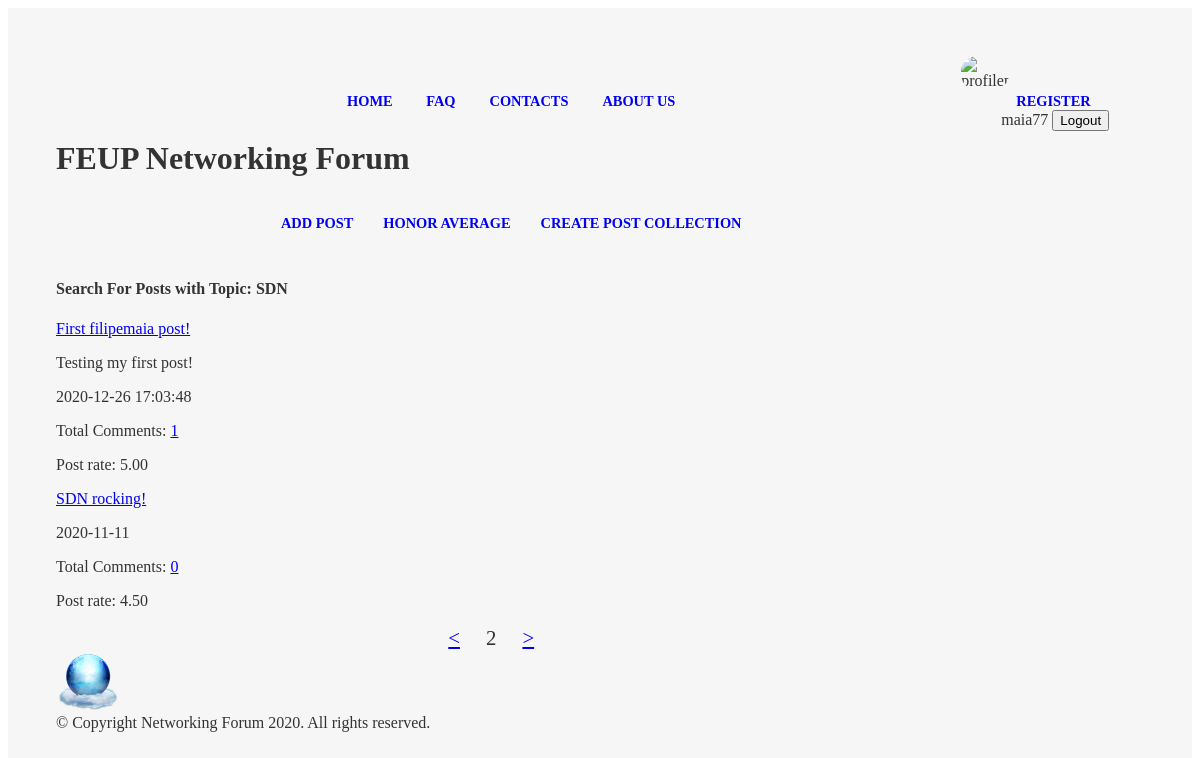
Page /php/list_by_topic.php?topic=SDN&page=2 (signed in) on the committed database.
### tables this page shows
CREATE TABLE forumpost (
    postid integer PRIMARY KEY AUTOINCREMENT,
    posttitle text NOT NULL,
    content text CHECK(LENGTH(content)>= 0 AND LENGTH(content)<20000),
    username text REFERENCES user, 
    published INTEGER, 
    topic text REFERENCES topic, 
    postrate integer CHECK(postrate>=0 AND postrate <=5)
    );

### php/list_by_topic.php (called while the page is built, shortened)
<?php
    require_once("../database/init.php");
    require_once("../database/posts.php");
    require_once("../database/comments.php");
    include_once("../templates/homepage_section/header_pagina_inicial_tpl.php");
    $topic = $_GET["topic"];
    if(isset($_GET["page"])){
      $page = $_GET["page"];
    } else{
        $page = 1;
    }
    $articles = getPostsByTopic($topic, $page);
    include_once("../templates/homepage_section/list_by_topic_tpl.php");
    include_once("../templates/static_sections/footer_tpl.php");
 ?>

### database/posts.php (called while the page is built, shortened)
<?php
function getPostsByTopic($topic, $page)
{
  global $dbh;
  $stmt = $dbh->prepare('SELECT postid, posttitle,content,topic, published, postrate FROM forumpost
                          WHERE topic = ? ORDER BY published DESC LIMIT ? OFFSET ?');
  $stmt->execute(array($topic, 2, ($page-1)*2));
  return $stmt->fetchAll();
}

### database/comments.php (called while the page is built, shortened)
<?php
  function getTotalOfCommentsOnPost($postid){
    global $dbh;
    $stmt = $dbh->prepare('SELECT COUNT(comment.postid) as numbOfComments FROM comment WHERE postid = ?');
    $stmt->execute(array($postid));
    return $stmt->fetchColumn();
  }
?>

### templates/homepage_section/list_by_topic_tpl.php (the view)
<section id="posts">
<article>
<aside id="related">
    <h1> Search For Posts with Topic: <?php echo $topic;?> </h1>
    <?php foreach ($articles as $article) { ?>
            <article>
                <a href="../php/post.php?postid=<?php echo $article['postid'] ?>"><?php echo $article['posttitle'] ?></a>
                <p><?php echo $article['content'] ?></p>
                <p class="date"><?= $article['published'] ;?></p>
                <?php $numbOfComments = getTotalOfCommentsOnPost($article['postid']); ?>
                <p>Total Comments: <a href="../php/post.php?postitle=<?php echo $article['posttitle'] ?>&postid=<?php echo $article['postid']?>">
                <?php echo $numbOfComments; ?></a>
                <p>Post rate: <?php echo number_format($article["postrate"], 2, '.', ''); ?></p>
    <?php  } ?>
</article>
</aside>
<div id="pagination">
      <a href="../php/list_by_topic.php?topic=<?php echo $topic;?>&page=<?php echo $page-1; ?>">&lt;</a>
        <?php echo $page ?>
      <a href="../php/list_by_topic.php?topic=<?php echo $topic;?>&page=<?php echo $page+1; ?>">&gt;</a>
</div>

### css/initialpage.css (style rules this page uses)
body > header h1 { margin-top: 2em; }
aside { grid-column: middle; grid-row: topics/end; }
#posts { grid-column: start; }
body > header h1 { grid-column: 1; grid-row: 1; }
#pagination { text-align: center; font-size: 1.3em; }
#pagination a { margin: 0 1em; }

### rows in the picture
forumpost: posttitle "First filipemaia post!", content "Testing my first post!", published "2020-12-26 17:03:48", numbOfComments "1", postrate "5.00"
forumpost: posttitle "SDN rocking!", published "2020-11-11", numbOfComments "0", postrate "4.50"

### other values in the picture
$_SESSION["username"] "maia77"
$topic "SDN"
$page "2"
